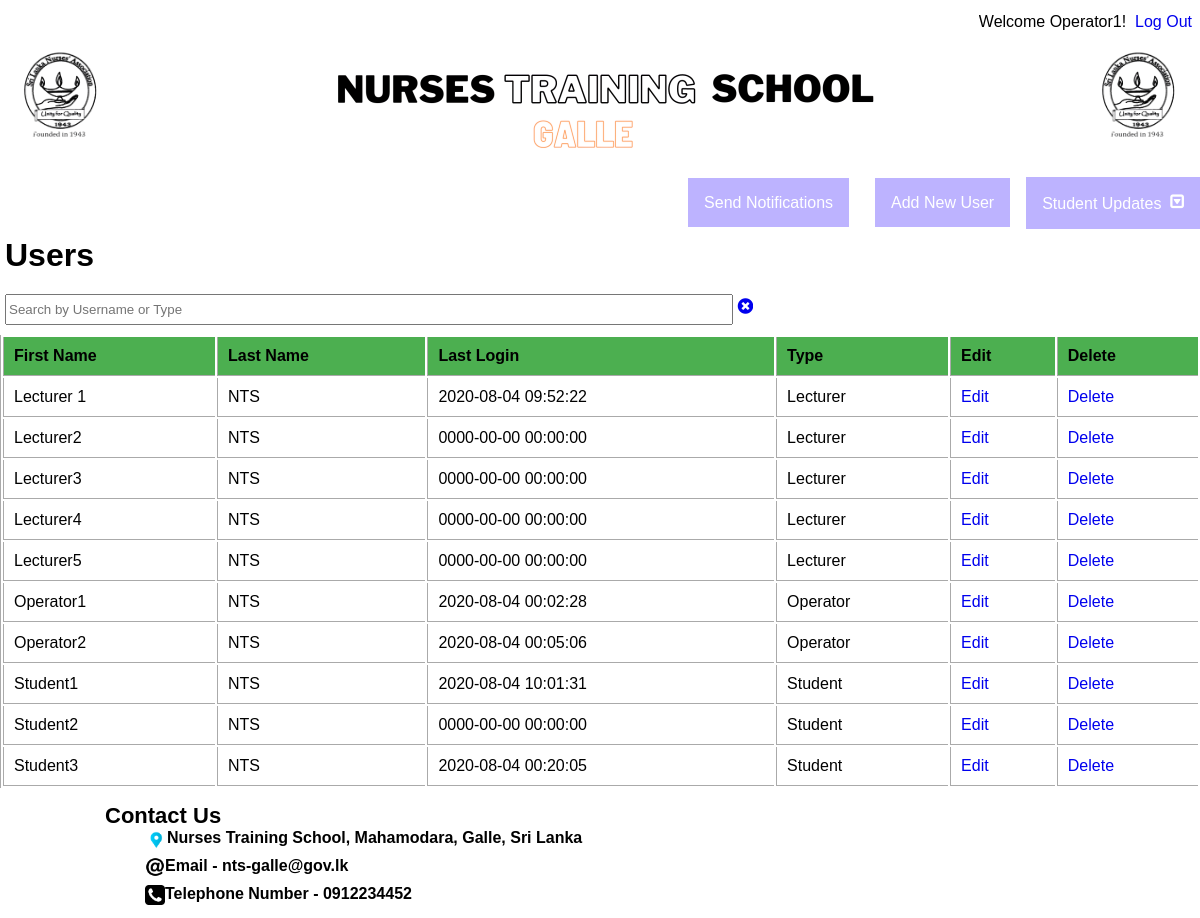
The app's page /operator.php (signed in) with its own data.
### tables this page shows
CREATE TABLE `user` (
  `index_no` varchar(6) NOT NULL,
  `type` varchar(8) NOT NULL,
  `first_name` varchar(50) NOT NULL,
  `last_name` varchar(100) NOT NULL,
  `NIC` char(10) DEFAULT NULL,
  `batch` int(4) NOT NULL,
  `email` varchar(100) NOT NULL,
  `password` varchar(200) NOT NULL,
  `last_login` datetime NOT NULL,
  `is_deleted` tinyint(1) NOT NULL,
  `profile_picture_dir` varchar(255) NOT NULL
);

### Model/operator-db.php (the view, shortened to what this page needs)
<?php require_once('inc/dbconnection.php'); ?>
<?php
	$user_list = '';
	$query = "SELECT * FROM user WHERE is_deleted=0 ORDER BY index_no";
	$users = mysqli_query($connection, $query);
	while ($user = mysqli_fetch_assoc($users)) {
		$user_list .= "<tr>";
		$user_list .= "<td>{$user['first_name']}</td>";
		$user_list .= "<td>{$user['last_name']}</td>";
		$user_list .= "<td>{$user['last_login']}</td>";
		$user_list .= "<td>{$user['type']}</td>";
		$user_list .= "<td><a href=\"modify-user.php?user_index={$user['index_no']}\">Edit</a></td>";
		$user_list .= "<td><a href=\"Service/delete-user.php?user_index={$user['index_no']}\">Delete</a></td>";
		$user_list .= "</tr>";
	}
 ?>

### css/user.css (style rules this page uses)
* { margin:0; text-decoration: none; font-family: 'Work Sans', sans-serif; overflow: auto; }
table.masterlist th, table.masterlist td { padding: 10px; border-bottom: 1px solid #aaa; border-left: 1px solid #aaa; }

### records on screen
user: first_name "Lecturer 1", last_name "NTS", last_login "2020-08-04 09:52:22", type "Lecturer"
user: first_name "Lecturer2", last_name "NTS", last_login "0000-00-00 00:00:00", type "Lecturer"
user: first_name "Lecturer3", last_name "NTS", last_login "0000-00-00 00:00:00", type "Lecturer"
user: first_name "Lecturer4", last_name "NTS", last_login "0000-00-00 00:00:00", type "Lecturer"
user: first_name "Lecturer5", last_name "NTS", last_login "0000-00-00 00:00:00", type "Lecturer"
user: first_name "Operator1", last_name "NTS", last_login "2020-08-04 00:02:28", type "Operator"
user: first_name "Operator2", last_name "NTS", last_login "2020-08-04 00:05:06", type "Operator"
user: first_name "Student1", last_name "NTS", last_login "2020-08-04 10:01:31", type "Student"
user: first_name "Student2", last_name "NTS", last_login "0000-00-00 00:00:00", type "Student"
user: first_name "Student3", last_name "NTS", last_login "2020-08-04 00:20:05", type "Student"

### other values on screen
$_SESSION['first_name'] "Operator1"
